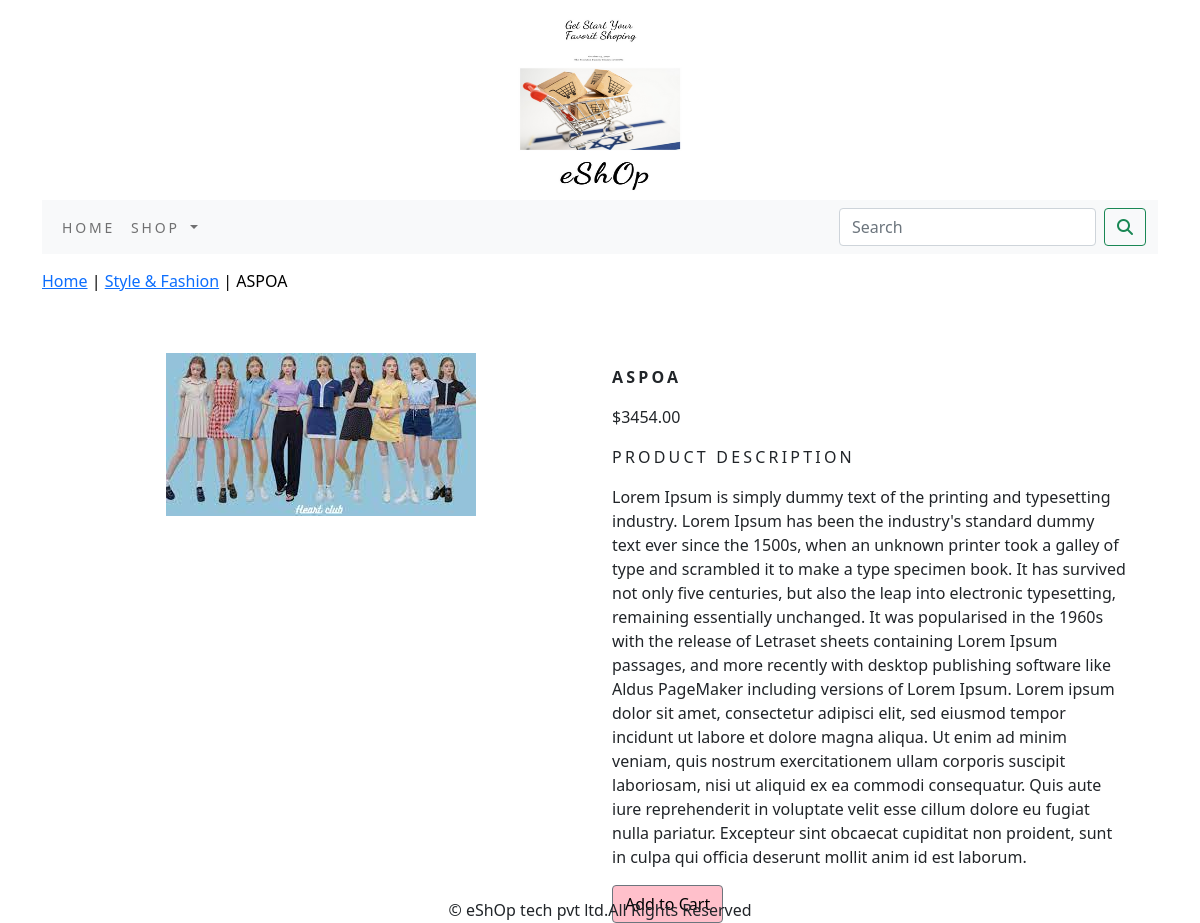
/ecommerceapp/style-fashion/aspoa/, run on the app's committed database.
### ecommerceapp/models.py (models this page shows, shortened)
class Product(models.Model):
    name = models.CharField(max_length=250, unique=True)
    slug = models.SlugField(max_length=250, unique=True)
    description = models.TextField(blank=True)
    price=models.DecimalField(max_digits=10,decimal_places=2)
    category=models.ForeignKey(Category,on_delete=models.CASCADE)
    image = models.ImageField(upload_to='product', blank=True)
    stock=models.IntegerField()
    available=models.BooleanField(default=True)
    created=models.DateTimeField(auto_now_add=True)
    updated=models.DateTimeField(auto_now=True)
    class Meta:
        ordering = ('name',)
        verbose_name = 'product'
        verbose_name_plural = 'products'

class Category(models.Model):
    name=models.CharField(max_length=250,unique=True)
    slug=models.SlugField(max_length=250,unique=True)
    description=models.TextField(blank=True)
    image=models.ImageField(upload_to='category',blank=True)
    def get_url(self):
        return reverse('ecommerceapp:products_by_category', args=[self.slug])
    class Meta:
        ordering=('name',)
        verbose_name='category'
        verbose_name_plural='categories'
    def  __str__(self):
        return  '{}' .format(self.name)

### ecommerceapp/views.py (the view)
# urls.py: path('<slug:c_slug>/<slug:product_slug>/', views.proDetail,name='prodCatdetail'),
def proDetail(request,c_slug,product_slug):
    try:
        product=Product.objects.get(category__slug=c_slug,slug=product_slug)
    except Exception as e:
        raise e
    return render(request,'product.html',{'product':product})

### cart/context_processors.py (called while the page is built)
def counter(request):
    item_count=0
    if 'admin' in request.path:
        return  {}
    else:
        try:
            cart=Cart.objects.filter(cart_id=_cart_id(request))
            cart_items=CartItem.objects.all().filter(cart=cart[:1])
            for cart_item in cart_items:
                item_count += cart_item.quantity
        except Cart.DoesNotExist:
            item_count = 0
    return  dict(item_count=item_count)

### cart/views.py (called while the page is built)
def _cart_id(request):
    cart=request.session.session_key
    if not cart:
        cart=request.session.create()
    return cart

### ecommerceapp/context_processors.py (called while the page is built)
def menu_links(request):
    links=Category.objects.all()
    return dict(links=links)

### templates/product.html (shortened to what this page needs)
{% extends 'base.html' %}
{% load static %}
{% block content %}
<div class="row my_prod_row_class">
    <div class="mx_auto">
        <p> <a href="{% url 'ecommerceapp:allProdCat' %}">Home</a> | <a  href="{{product.category.get_url}}">{{product.category}}</a> | {{product.name}}</p>
    </div>
</div>
<div class="container">
<br>
<div class="row">
    <div class="col-12 col-sm-12 col-md-12 col-lg-6 text-center">
        <div style="min-width:18rem">
            <img src="{{product.image.url}}" alt="{{product.name}}">
        </div>
    </div>
    <div class="col-12 col-sm-12 col-md-12 col-lg-6 " >
        <div>
        <h1 class="my_prod_title"><b>{{product.name}}</b></h1>
        <p>${{product.price}}</p>
        <p class="my_title">Product Description</p>
        <p class="text-justify my_prod_text">{{product.description}}</p>
        {% if product.stock <= 0 %}
        <p class="text-justify my_prod_text"><b>Out of Stock</b></p>
        {% else %}
        <a class="btn btn-secondary" style="background-color:pink;color:black;" href="{% url 'cart:add_cart' product.id %}" >Add to Cart</a>
        {% endif %}
    </div>
</div>
</div>
</div>
{% endblock %}

### static/css/custom.css (style rules this page uses)
.my_title { font-size:16px; text-transform:uppercase; letter-spacing : .2em; }
.my_prod_row_class { padding-top:15px; padding-bottom:20px; }
.my_prod_row_class .mx_auto { color:#000; font_size:12px; text-decoration:none; }
.my_prod_title { font-size:16px; text-transform:uppercase; letter-spacing : .2em; padding-top:15px; padding-bottom:10px; }
.my_prod_text { padding-right:20px; }

### templates/base.html (style rules this page uses)
body { min-height: 100%;height: 100%; }

### data on the page
Product: category "Style & Fashion", name "ASPOA", image (picture), price "3454.00", description "Lorem Ipsum is simply dummy text of the printing and typesetting industry. Lorem Ipsum has been the industry's standard dummy text ever since the 1500s, when an unknown printer took a galley of type and scrambled it to make a type specimen book. It has survived not only five centuries, but also the leap into electronic typesetting, remaining essentially unchanged. It was popularised in the 1960s with the release of Letraset sheets containing Lorem Ipsum passages, and more recently with desktop publishing software like Aldus PageMaker including versions of Lorem Ipsum. Lorem ipsum dolor sit amet, consectetur adipisci elit, sed eiusmod tempor incidunt ut labore et dolore magna aliqua. Ut enim…"
